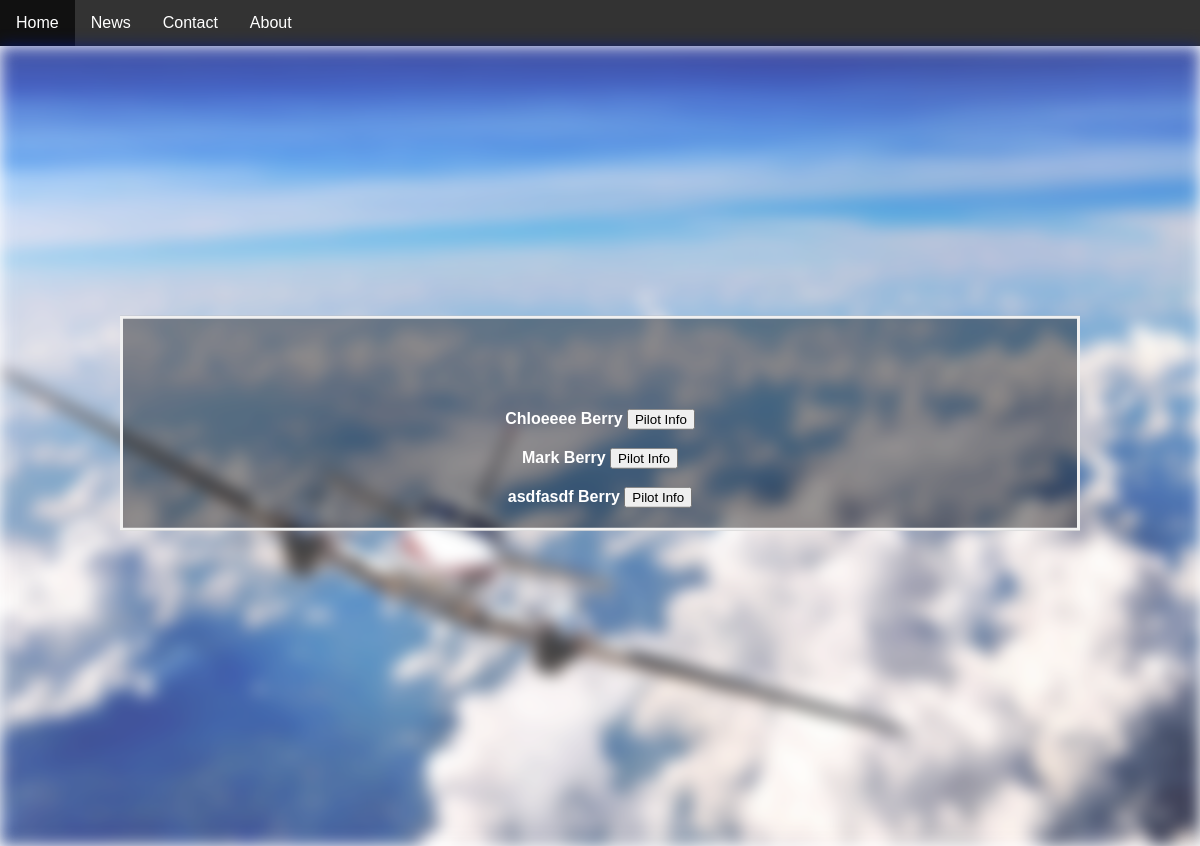
Page /logs/pilot_display on the earlier database version.
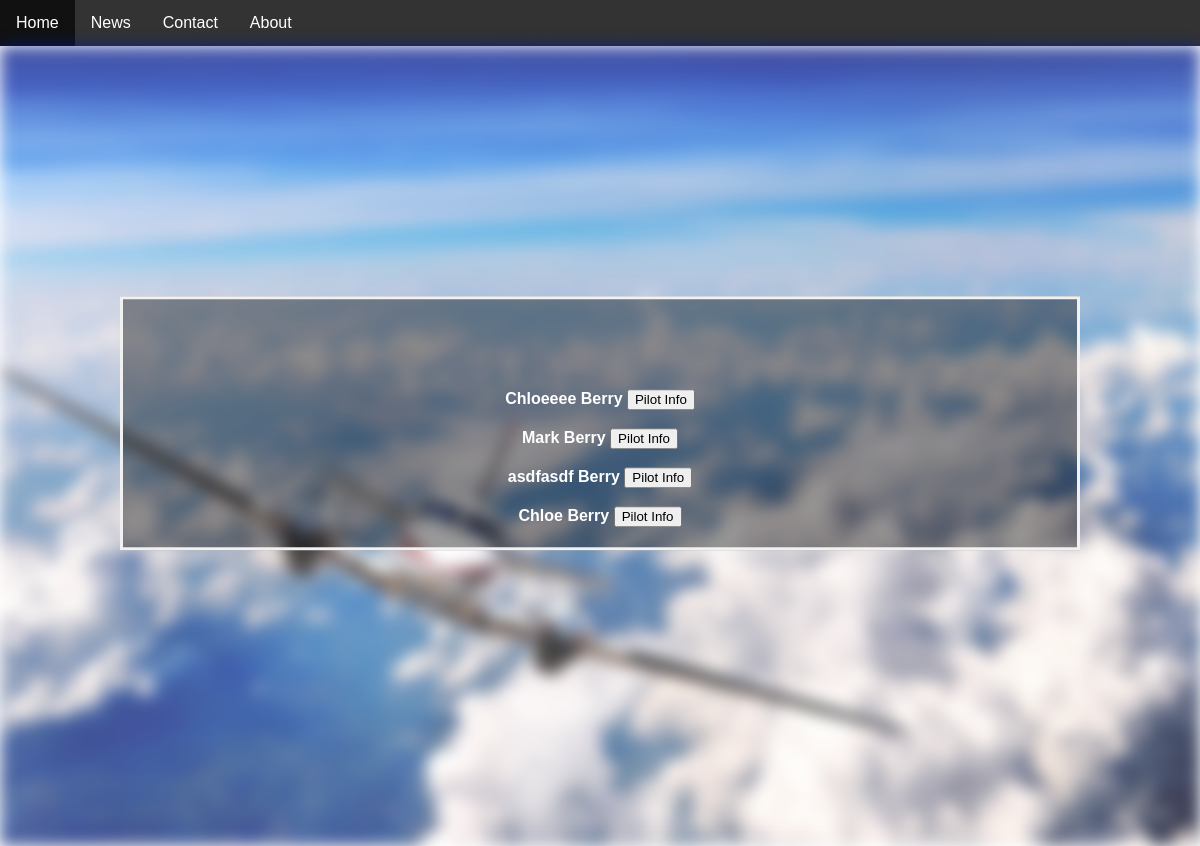
Same page on the later database version.
### logs/models.py (models this page shows, shortened)
class Pilot(models.Model):
    custom_user = models.ForeignKey(CustomUser, on_delete=models.CASCADE)
    first_name = models.CharField(max_length=200)
    middle_name = models.CharField(max_length=200,blank=True)
    last_name = models.CharField(max_length=200)
    date_of_birth = models.DateField(null=True)
    GENDER_CHOICES = (
        ('M', 'Male'),
        ('F', 'Female'),
    )
    gender = models.CharField(max_length=1, choices=GENDER_CHOICES)
    phone = models.CharField(max_length=200)
    email = models.CharField(max_length=200)
    STATE_CHOICES = (("Alabama","Alabama"),("Alaska","Alaska"),("Arizona","Arizona"),("Arkansas","Arkansas"),("California","California"),("Colorado","Colorado"),("Connecticut","Connecticut"),("Delaware","Delaware"),("Florida","Florida"),("Georgia","Georgia"),("Hawaii","Hawaii"),("Idaho","Idaho"),("Illinois","Illinois"),("Indiana","Indiana"),("Iowa","Iowa"),("Kansas","Kansas"),("Kentucky","Kentucky"),("Louisiana","Louisiana"),("Maine","Maine"),("Maryland","Maryland"),("Massachusetts","Massachusetts"),("Michigan","Michigan"),("Minnesota","Minnesota"),("Mississippi","Mississippi"),("Missouri","Missouri"),("Montana","Montana"),("Nebraska","Nebraska"),("Nevada","Nevada"),("New Hampshire","New Hampshire"),("New Jersey","New Jersey"),("New Mexico","New Mexico"),("New York","New York"),("North Carolina","North Carolina"),("North Dakota","North Dakota"),("Ohio","Ohio"),("Oklahoma","Oklahoma"),("Oregon","Oregon"),("Pennsylvania","Pennsylvania"),("Rhode Island","Rhode Island"),("South Carolina","South Carolina"),("South Dakota","South Dakota"),("Tennessee","Tennessee"),("Texas","Texas"),("Utah","Utah"),("Vermont","Vermont"),("Virginia","Virginia"),("Washington","Washington"),("West Virginia","West Virginia"),("Wisconsin","Wisconsin"),("Wyoming","Wyoming"))
    address1 = models.CharField(max_length=200)
    address2 = models.CharField(max_length=200, blank=True)
    city = models.CharField(max_length=200)
    state = models.CharField(max_length=200, choices=STATE_CHOICES)
    zipcode = models.CharField(max_length=200)
    country = models.CharField(max_length=200)

### logs/views.py (the view, shortened to what this page needs)
# urls.py: path('pilot_display', PilotListView.as_view(), name='pilot-list'),
class PilotListView(ListView):
    model = Pilot

### logs/templates/logs/pilot_list.html
{% extends 'logs/base.html' %}
{% block content %}
{% for pilot in object_list %}
<br/><br/>
{{ pilot.first_name }} {{ pilot.last_name }} <a href="pilot/{{pilot.id}}"><button type="button"> Pilot Info </button> </a>
{% endfor %}
{% endblock %}

Differences in the rows shown:
added Pilot: first_name "Chloe", last_name "Berry"
